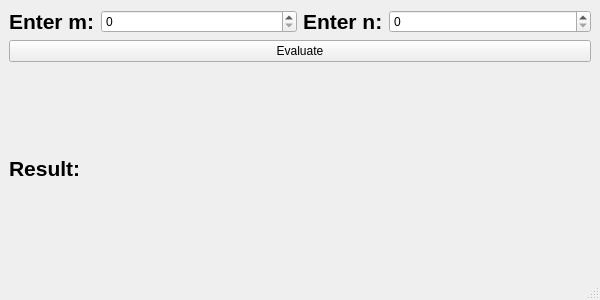
<?xml version="1.0" encoding="UTF-8"?>
<ui version="4.0">
 <class>MainWindow</class>
 <widget class="QMainWindow" name="MainWindow">
  <property name="geometry">
   <rect>
    <x>0</x>
    <y>0</y>
    <width>600</width>
    <height>300</height>
   </rect>
  </property>
  <property name="sizePolicy">
   <sizepolicy hsizetype="Fixed" vsizetype="Fixed">
    <horstretch>0</horstretch>
    <verstretch>0</verstretch>
   </sizepolicy>
  </property>
  <property name="minimumSize">
   <size>
    <width>600</width>
    <height>300</height>
   </size>
  </property>
  <property name="maximumSize">
   <size>
    <width>600</width>
    <height>300</height>
   </size>
  </property>
  <property name="windowTitle">
   <string>Task 2</string>
  </property>
  <widget class="QWidget" name="centralwidget">
   <layout class="QVBoxLayout" name="verticalLayout">
    <item>
     <layout class="QHBoxLayout" name="horizontalLayout_3">
      <property name="sizeConstraint">
       <enum>QLayout::SetFixedSize</enum>
      </property>
      <item>
       <layout class="QHBoxLayout" name="horizontalLayout_2">
        <item>
         <widget class="QLabel" name="label_m">
          <property name="sizePolicy">
           <sizepolicy hsizetype="Fixed" vsizetype="Preferred">
            <horstretch>0</horstretch>
            <verstretch>0</verstretch>
           </sizepolicy>
          </property>
          <property name="font">
           <font>
            <pointsize>16</pointsize>
            <bold>true</bold>
           </font>
          </property>
          <property name="text">
           <string>Enter m:</string>
          </property>
         </widget>
        </item>
        <item>
         <widget class="QSpinBox" name="spinBox_m">
          <property name="maximum">
           <number>999999999</number>
          </property>
         </widget>
        </item>
       </layout>
      </item>
      <item>
       <layout class="QHBoxLayout" name="horizontalLayout">
        <item>
         <widget class="QLabel" name="label_n">
          <property name="sizePolicy">
           <sizepolicy hsizetype="Fixed" vsizetype="Preferred">
            <horstretch>0</horstretch>
            <verstretch>0</verstretch>
           </sizepolicy>
          </property>
          <property name="font">
           <font>
            <pointsize>16</pointsize>
            <bold>true</bold>
           </font>
          </property>
          <property name="text">
           <string>Enter n:</string>
          </property>
         </widget>
        </item>
        <item>
         <widget class="QSpinBox" name="spinBox_n">
          <property name="maximum">
           <number>999999999</number>
          </property>
         </widget>
        </item>
       </layout>
      </item>
     </layout>
    </item>
    <item>
     <widget class="QPushButton" name="pushButton_evaluate">
      <property name="text">
       <string>Evaluate</string>
      </property>
     </widget>
    </item>
    <item>
     <layout class="QHBoxLayout" name="horizontalLayout_4">
      <item>
       <widget class="QLabel" name="label">
        <property name="sizePolicy">
         <sizepolicy hsizetype="Fixed" vsizetype="Preferred">
          <horstretch>0</horstretch>
          <verstretch>0</verstretch>
         </sizepolicy>
        </property>
        <property name="font">
         <font>
          <pointsize>16</pointsize>
          <bold>true</bold>
         </font>
        </property>
        <property name="text">
         <string>Result: </string>
        </property>
       </widget>
      </item>
      <item>
       <widget class="QLabel" name="label_output">
        <property name="font">
         <font>
          <pointsize>16</pointsize>
         </font>
        </property>
        <property name="text">
         <string/>
        </property>
       </widget>
      </item>
     </layout>
    </item>
   </layout>
  </widget>
  <widget class="QMenuBar" name="menubar">
   <property name="geometry">
    <rect>
     <x>0</x>
     <y>0</y>
     <width>600</width>
     <height>22</height>
    </rect>
   </property>
  </widget>
  <widget class="QStatusBar" name="statusbar"/>
 </widget>
 <resources/>
 <connections/>
</ui>
